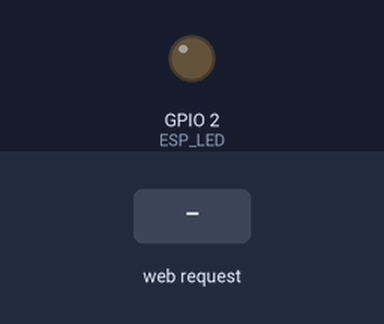
This sketch was run on a simulated ESP32. Parts: output pins drawn as LEDs (lit = HIGH). The test bench sets the inputs (shaded band). WiFi joins after 1.5 s; servers stay silent unless stated; what the sketch prints to the serial monitor is not drawn.

Above: at 2.7 s.
2.8 s: HTTP request GET /toggleESP received
At 3.7 s:
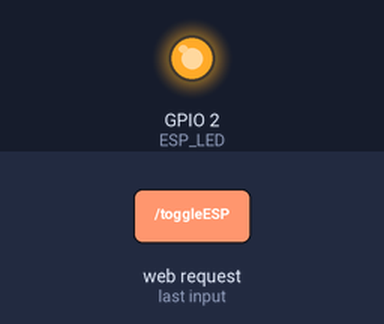
Timing chart, 0 to 5.8 s (numbered marks = the images above; inputs shaded):
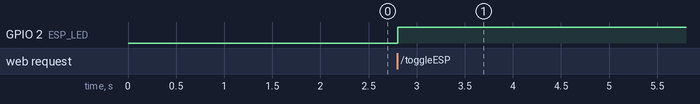

Measured:
- after the input at 2.8 s, GPIO 2 (ESP_LED): LOW → HIGH at once

The sketch:

esp32_serial.ino
```cpp
#include <WiFi.h>

#define RX2 16
#define TX2 17
#define ESP_LED 2

const char* ssid = "Crazyyz";
const char* password = "420420420";

WiFiServer server(80);
bool arduinoLEDState = false;

void setup() {
  Serial.begin(115200);
  Serial2.begin(9600, SERIAL_8N1, RX2, TX2);
  pinMode(ESP_LED, OUTPUT);

  WiFi.begin(ssid, password);
  while (WiFi.status() != WL_CONNECTED) {
    delay(500);
    Serial.print(".");
  }
  Serial.println("");
  Serial.println("WiFi connected.");
  Serial.println(WiFi.localIP());

  server.begin();
}

void loop() {
  WiFiClient client = server.available();
  if (client) {
    Serial.println("Client connected");
    String request = "";
    while (client.connected()) {
      if (client.available()) {
        char c = client.read();
        request += c;
        if (c == '\n' && request.endsWith("\r\n\r\n")) {
          break;
        }
      }
    }

    // Simple HTML UI
    String html = "HTTP/1.1 200 OK\r\nContent-Type: text/html\r\n\r\n";
    html += "<!DOCTYPE html><html><head><title>ESP32 Control</title></head><body>";
    html += "<h2>ESP32 Web Switch</h2>";
    html += "<form action=\"/toggleESP\" method=\"GET\"><button>Toggle ESP32 LED</button></form><br>";
    html += "<form action=\"/toggleARD\" method=\"GET\"><button>Toggle Arduino LED</button></form><br>";
    html += "</body></html>";

    // Toggle logic based on requested URL
    if (request.indexOf("GET /toggleESP") >= 0) {
      digitalWrite(ESP_LED, !digitalRead(ESP_LED));
    }

    if (request.indexOf("GET /toggleARD") >= 0) {
      arduinoLEDState = !arduinoLEDState;
      Serial2.println(arduinoLEDState ? "1" : "0");
    }

    client.print(html);
    delay(1);
    client.stop();
    Serial.println("Client disconnected");
  }
}
```
